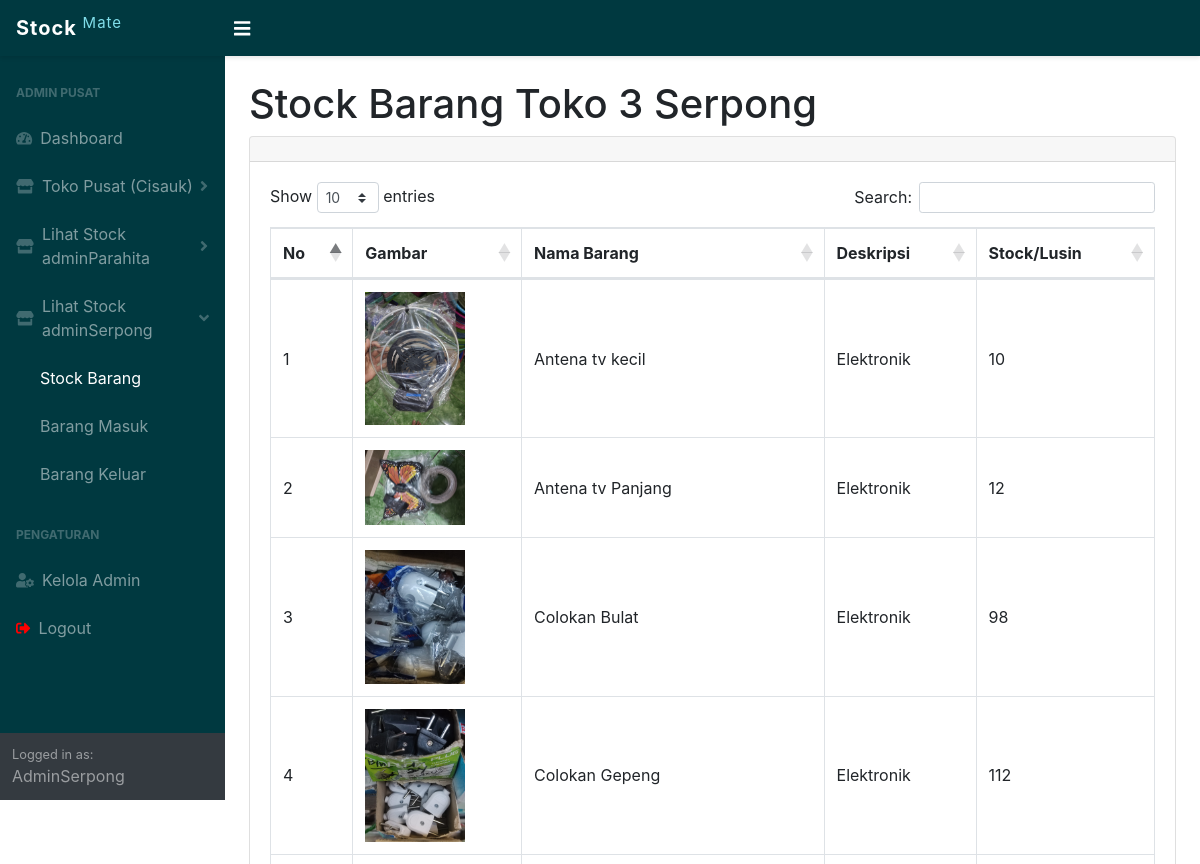
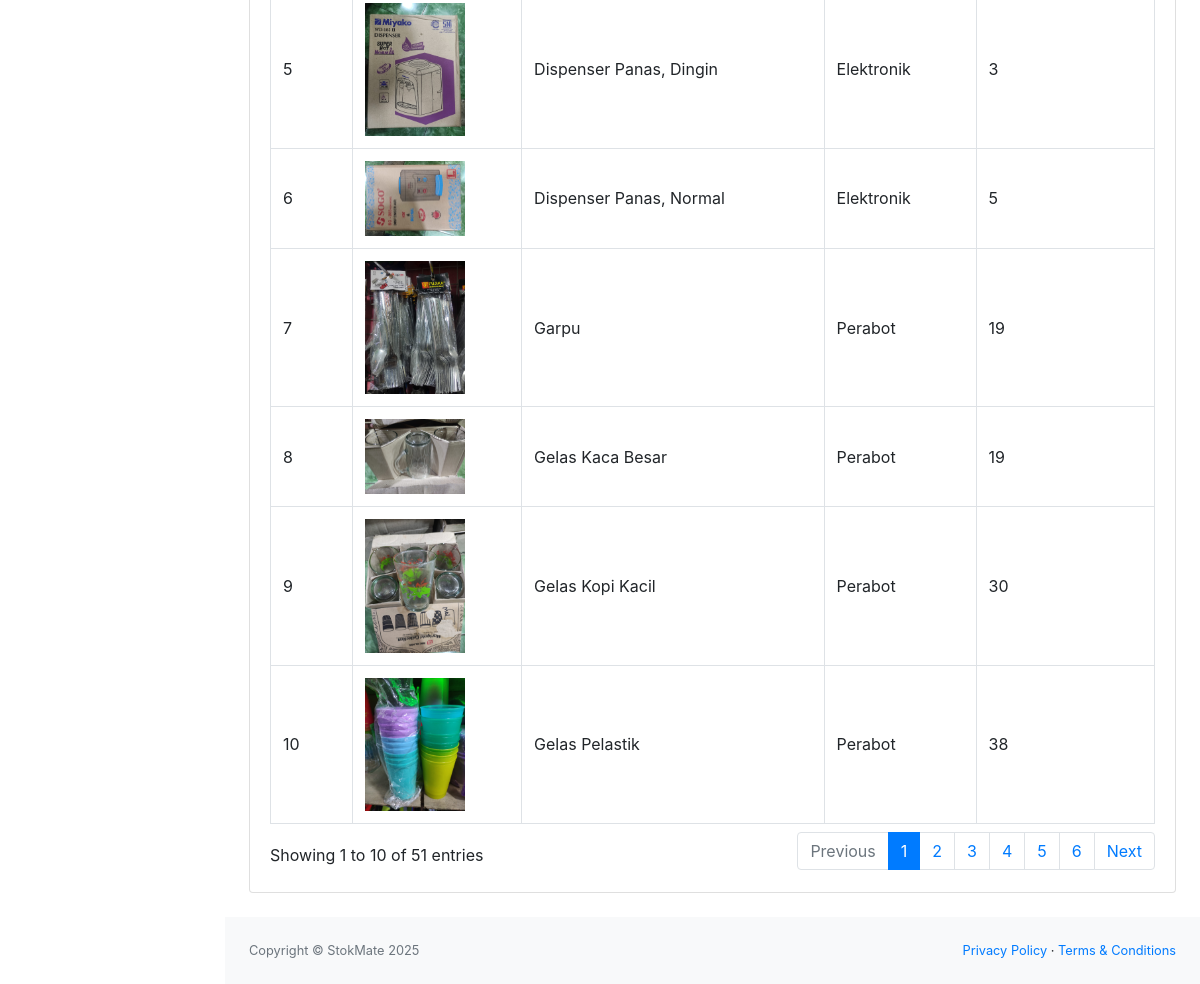
The page /admin/serpong_index.php (signed in) on the database its author committed (2 pictures, top to bottom).
### tables this page shows
CREATE TABLE `serpong_stock` (
  `idbarang` int(11) NOT NULL,
  `namabarang` varchar(50) NOT NULL,
  `deskripsi` varchar(50) NOT NULL,
  `stock` int(11) NOT NULL DEFAULT 0,
  `image` varchar(99) DEFAULT NULL
);

### admin/serpong_index.php (the view, shortened to what this page needs)
<?php
$store_name = "Toko 3 Serpong";
$store_prefix = "serpong";
?>
<!DOCTYPE html>
<html lang="en">
    <head>
        <link href="../css/styles.css" rel="stylesheet" />
        <link href="https://cdn.datatables.net/1.10.20/css/dataTables.bootstrap4.min.css" rel="stylesheet" />
    </head>
    <body class="sb-nav-fixed" >
        <nav class="sb-topnav navbar navbar-expand navbar-dark" style="background-color: #003940; box-shadow: 0 2px 4px rgba(0,0,0,0.1);">
            <a class="navbar-brand" href="index.php" style="font-weight: bold; letter-spacing: 1px;">
                Stock <sup style="color: #80DEEA; font-weight: normal;">Mate</sup>
            </a>
            <button class="btn btn-link btn-sm order-1 order-lg-0" id="sidebarToggle" href="#" style="color: #ffffff; transition: transform 0.3s ease;">
                <i class="fas fa-bars fa-lg"></i>
            </button>
        </nav>
        <div id="layoutSidenav">
            <?php require '_sidebar.php';  ?>
            <div id="layoutSidenav_content">
                <main>
                    <div class="container-fluid" >
                        <h1 class="mt-4">Stock Barang <?= $store_name; ?></h1>
                        <div class="card mb-4">
                            <div class="card-header">
                            </div>
                            <div class="card-body">
                                <div class="table-responsive">
                                    <table class="table table-bordered table-hover" id="dataTable" width="100%" cellspacing="0">
                                        <thead>
                                            <tr>
                                                <th>No</th>
                                                <th>Gambar</th>
                                                <th>Nama Barang</th>
                                                <th>Deskripsi</th>
                                                <th>Stock/Lusin</th>
                                            </tr>
                                        </thead>
                                        <tbody>
                                          <?php
                                          $ambilsemuadatastock = mysqli_query($conn, "select * from " . $store_prefix . "_stock");
                                          $i = 1;
                                          while($data=mysqli_fetch_array($ambilsemuadatastock)){
                                              $namabarang = htmlspecialchars($data['namabarang']);
                                              $deskripsi = htmlspecialchars($data['deskripsi']);
                                              $stock = htmlspecialchars($data['stock']);
                                              $gambar = $data['image'];
                                              if($gambar==null || !file_exists("../images/".$gambar)){
                                                  $img = 'No Photo';
                                              } else {
                                                  $img = '<img src="../images/'.htmlspecialchars($gambar).'" class="zoomable" alt="'.$namabarang.'">';
                                              }
                                          ?>
                                          <tr>
                                              <td><?=$i++;?></td>
                                              <td><?=$img;?></td>
                                              <td><?=$namabarang;?></td>
                                              <td><?=$deskripsi;?></td>
                                              <td><?=$stock;?></td>
                                          </tr>
                                          <?php }; ?>
                                        </tbody>
                                    </table>
                                </div>
                            </div>
                        </div>
                    </div>
                </main>
                <footer class="py-4 bg-light mt-auto">
                    <div class="container-fluid">
                        <div class="d-flex align-items-center justify-content-between small">
                            <div class="text-muted">Copyright &copy; StokMate 2025</div>
                            <div>
                                <a href="#">Privacy Policy</a>
                                &middot;
                                <a href="#">Terms &amp; Conditions</a>
                            </div>
                        </div>
                    </div>
                </footer>
            </div>
        </div>
    </body>
</html>

### admin/serpong_index.php (style rules this page uses)
.zoomable { width: 100px; }
.table-responsive { overflow-x: visible; }
td { vertical-align: middle !important; }

### rows shown on the page
serpong_stock: image (picture), namabarang "Antena tv kecil", deskripsi "Elektronik", stock "10"
serpong_stock: image (picture), namabarang "Antena tv Panjang", deskripsi "Elektronik", stock "12"
serpong_stock: image (picture), namabarang "Colokan Bulat", deskripsi "Elektronik", stock "98"
serpong_stock: image (picture), namabarang "Colokan Gepeng", deskripsi "Elektronik", stock "112"
serpong_stock: image (picture), namabarang "Dispenser Panas, Dingin", deskripsi "Elektronik", stock "3"
serpong_stock: image (picture), namabarang "Dispenser Panas, Normal", deskripsi "Elektronik", stock "5"
serpong_stock: image (picture), namabarang "Garpu", deskripsi "Perabot", stock "19"
serpong_stock: image (picture), namabarang "Gelas Kaca Besar", deskripsi "Perabot", stock "19"
serpong_stock: image (picture), namabarang "Gelas Kopi Kacil", deskripsi "Perabot", stock "30"
serpong_stock: image (picture), namabarang "Gelas Pelastik", deskripsi "Perabot", stock "38"

### other values the page prints
$_SESSION['roles'] "AdminSerpong"
$store_name "Toko 3 Serpong"
